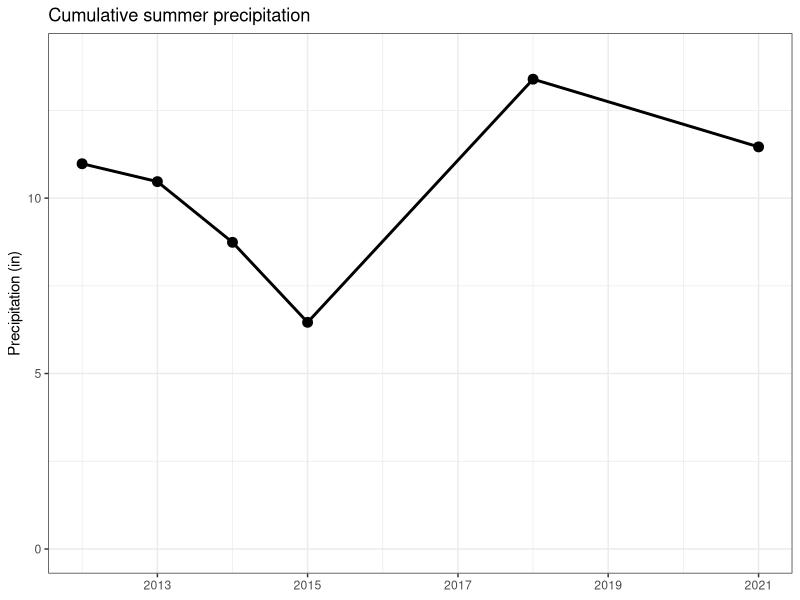
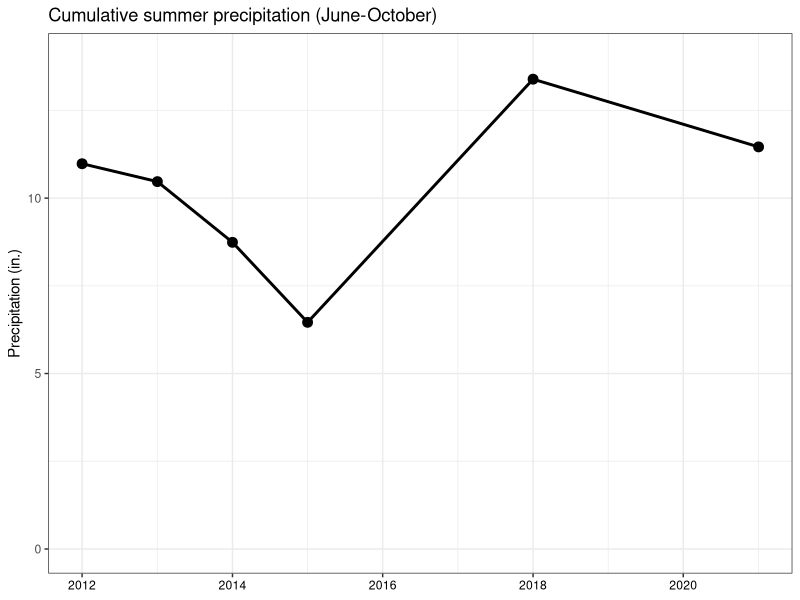

Source code (R) for these figures, in order:
# Purpose: Graph precipitation data from Pima County ALERT system, sensor #6380,
#   sourced from https://webcms.pima.gov/government/flood_control/services/precipitation_and_streamflow_data/.
# Created: 2023-02-02
# Last updated: 2023-03-27

library(tidyverse)
library(plotrix)

# Load data ---------------------------------------------------------------

precip <- read.table("data/PimaCounty_precip/PimaCounty_precip_2012-2021.txt",
                     sep = "\t", header = TRUE)


# Data wrangling ----------------------------------------------------------

precip$year.xaxis <- as.Date(precip$year.xaxis)

precip.sample <- precip |> 
  filter(!str_detect(year.xaxis, c("2020|2016|2017|2019")))


# Graph -------------------------------------------------------------------

# Every year
tiff("figures/2023-07_draft-figures/Precipitation-line-graph.tiff", width = 6, height = 4, units = "in", res = 150)
ggplot(precip, aes(x = year.xaxis, y = Precip_cum)) +
  geom_line(linewidth = 1) +
  geom_point(size = 3) +
  xlab(NULL) +
  ylab("Precipitation (in.)") +
  ggtitle("Cumulative summer precipitation (June-October)") +
  theme_bw() +
  scale_y_continuous(limits = c(0, 14)) +
  theme(axis.text.x = element_text(color = "black"))
dev.off()

# Sampled years only
ggplot(precip.sample, aes(x = year.xaxis, y = Precip_cum)) +
  geom_line(linewidth = 1) +
  geom_point(size = 3) +
  scale_x_date(date_breaks = "2 years", date_labels = "%Y") +
  xlab(NULL) +
  ylab("Precipitation (in)") +
  ggtitle("Cumulative summer precipitation") +
  theme_bw() +
  scale_y_continuous(limits = c(0, 14))
